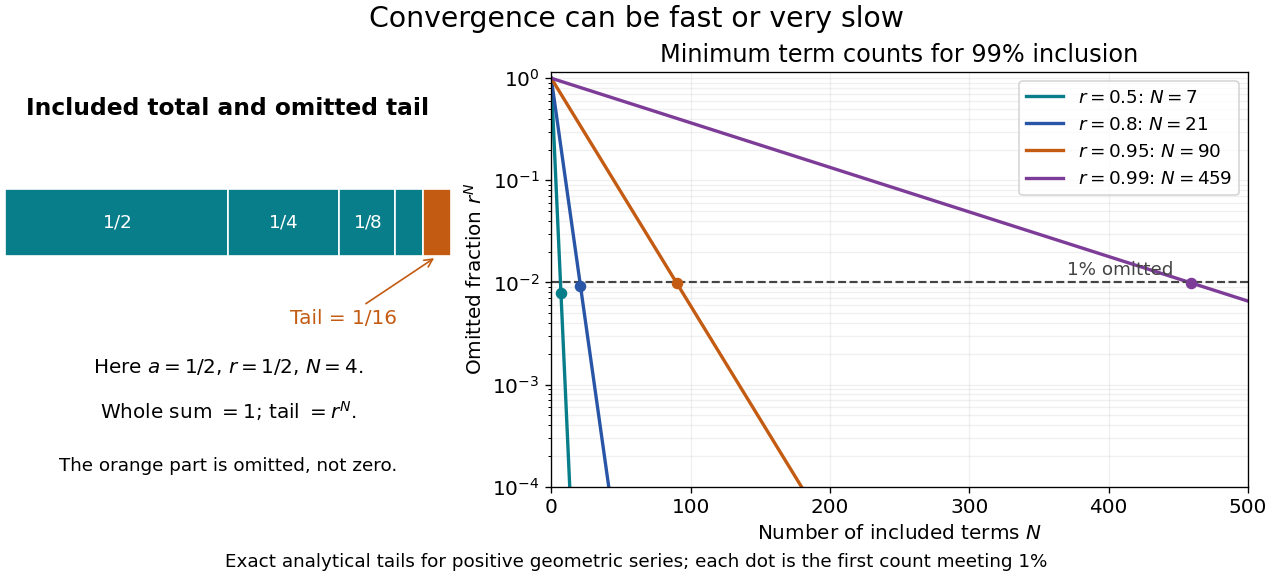

Generate this figure with Python:
"""Original geometric tail and certified term counts; output PNG to the CWD."""
from pathlib import Path

import matplotlib
matplotlib.use("Agg")
import matplotlib.pyplot as plt
import numpy as np
from matplotlib.patches import Rectangle

plt.rcParams.update({"font.size": 12, "figure.facecolor": "white"})
fig, (left, right) = plt.subplots(1, 2, figsize=(10.6, 4.8),
                                gridspec_kw={"width_ratios": [.8, 1.25]},
                                layout="constrained")
colours = ["#087e8b", "#2855a6", "#c45b12", "#7d3c98"]
ratios = [.5, .8, .95, .99]
counts = np.ceil(np.log(.01)/np.log(ratios)).astype(int)
left.axis("off")
left.set(xlim=(0, 1), ylim=(-.15, 1.2))
left.text(.5, 1.06, "Included total and omitted tail", ha="center",
          fontsize=14, weight="bold")
r, N = .5, 4
cursor = 0.
for k in range(N):
    width = (1-r)*r**k
    left.add_patch(Rectangle((cursor, .60), width, .22,
                            facecolor="#087e8b", edgecolor="white"))
    if k < 3:
        left.text(cursor+width/2, .71, [r"$1/2$", r"$1/4$", r"$1/8$"][k],
                  color="white", ha="center", va="center", fontsize=11)
    cursor += width
left.add_patch(Rectangle((cursor, .60), r**N, .22,
                        facecolor="#c45b12", edgecolor="white"))
left.annotate("Tail = 1/16", xy=(cursor+r**N/2, .60), xytext=(.76, .38),
              ha="center", arrowprops={"arrowstyle": "->", "color": "#c45b12"},
              color="#c45b12", fontsize=12)
left.text(.5, .22, r"Here $a=1/2$, $r=1/2$, $N=4$.", ha="center")
left.text(.5, .07, r"Whole sum $=1$; tail $=r^N$.", ha="center")
left.text(.5, -.10, "The orange part is omitted, not zero.", ha="center", fontsize=11)
grid = np.arange(501)
for r, N, colour in zip(ratios, counts, colours):
    right.semilogy(grid, r**grid, color=colour, lw=2, label=rf"$r={r:g}$: $N={N}$")
    right.scatter(N, r**N, color=colour, s=35, zorder=3)
right.axhline(.01, color="#444444", linestyle="--", linewidth=1.3)
right.text(370, .0118, "1% omitted", fontsize=11, color="#444444")
right.set(xlim=(0, 500), ylim=(.0001, 1.15),
          xlabel=r"Number of included terms $N$",
          ylabel=r"Omitted fraction $r^N$",
          title="Minimum term counts for 99% inclusion")
right.grid(alpha=.18, which="both")
right.legend(loc="upper right", frameon=True, fontsize=11)
fig.suptitle("Convergence can be fast or very slow", fontsize=17)
fig.supxlabel("Exact analytical tails for positive geometric series; each dot is the first count meeting 1%",
              fontsize=11)
fig.savefig(Path(__file__).with_suffix(".png").name, dpi=120, facecolor="white")
plt.close(fig)
